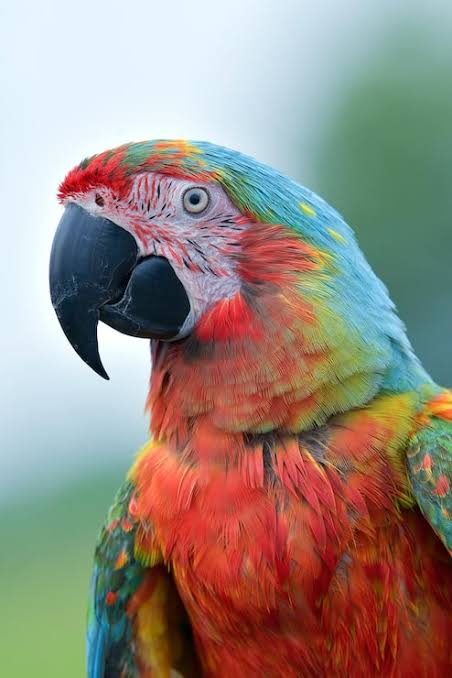
#> input picture image/image.jpg, 452 x 678 px
$ python day5.py
#> lines starting #> are read from the running program, lines starting #| are printed output that depends on the picture
# [55 lines of commented-out code are left out]

import cv2
# ORIGINAL IMAGE
image=cv2.imread("image/image.jpg")
#> image is the input picture: shape (678, 452, 3); mean B, G, R 129, 138.2, 151.5
# 1 ROTATE THE IMAGE
rotated=cv2.rotate(image, cv2.ROTATE_90_COUNTERCLOCKWISE)
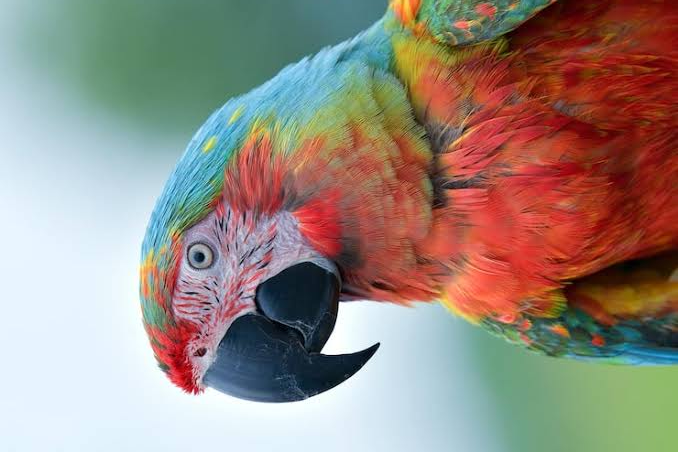
#> rotated: shape (452, 678, 3); mean B, G, R 129, 138.2, 151.5
# 2 HORIZANTAL FLIP
flip=cv2.flip(image,1)
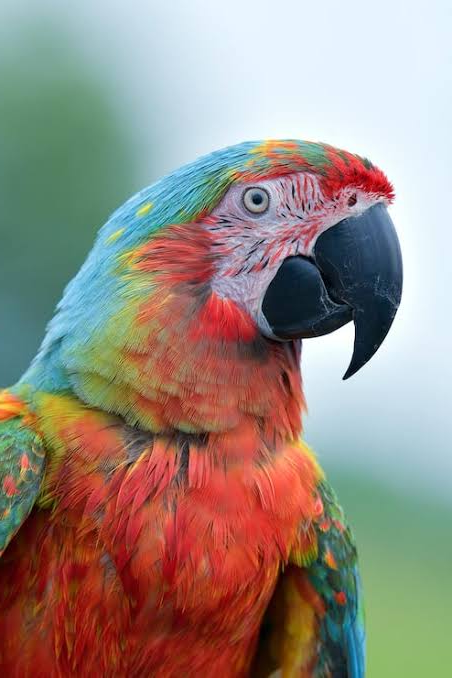
#> flip: shape (678, 452, 3); mean B, G, R 129, 138.2, 151.5
# 3 ROTATE AND FLIP
rotate1=cv2.rotate(image,cv2.ROTATE_180)
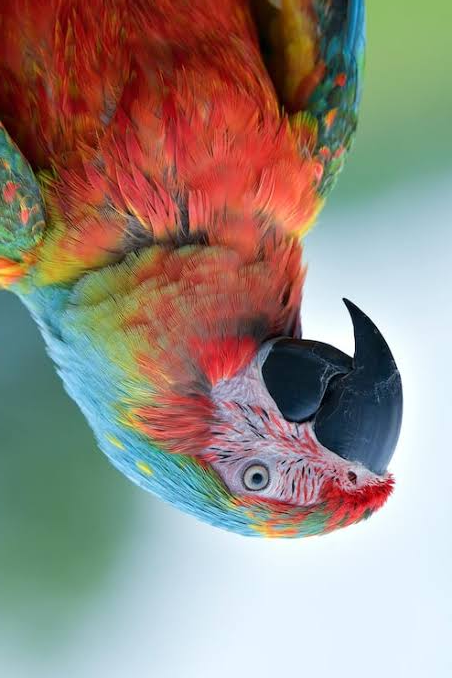
#> rotate1: shape (678, 452, 3); mean B, G, R 129, 138.2, 151.5
flip1=cv2.flip(rotate1,0)
# 4 SHOWING THE ALL IMAGE
cv2.imshow("rotate image" ,rotated)
cv2.imshow("flip image" ,flip)
cv2.imshow("rotate1 image" ,rotate1)
cv2.imshow("flip 1 image" ,flip1)
cv2.waitKey(0)
cv2.destroyAllWindows()
